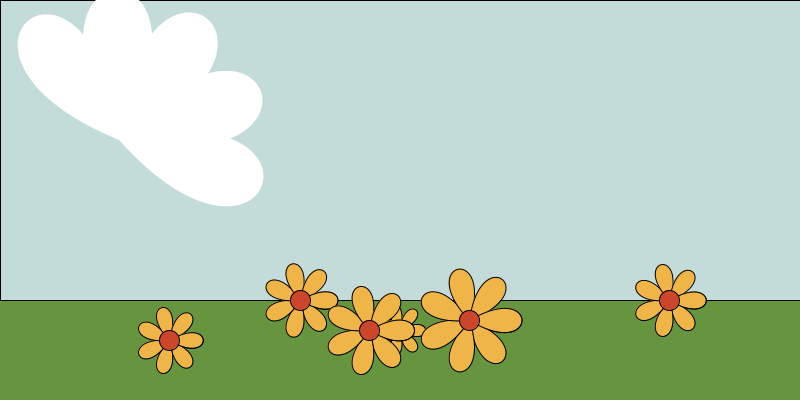
Frame 1 (no input)
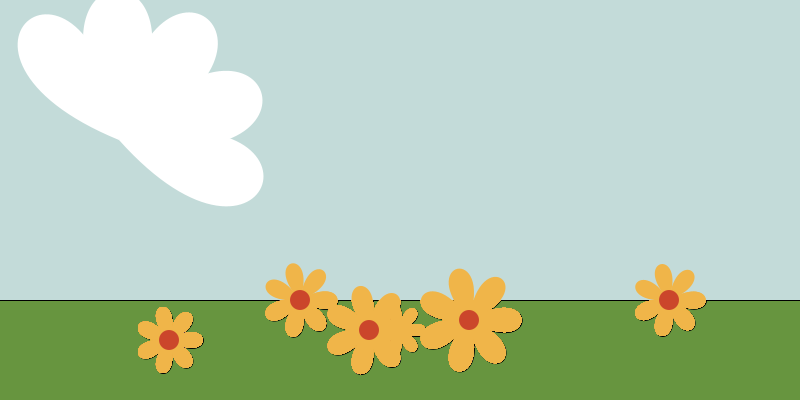
Frame 60 (the mouse pressed at the canvas centre just before this capture)
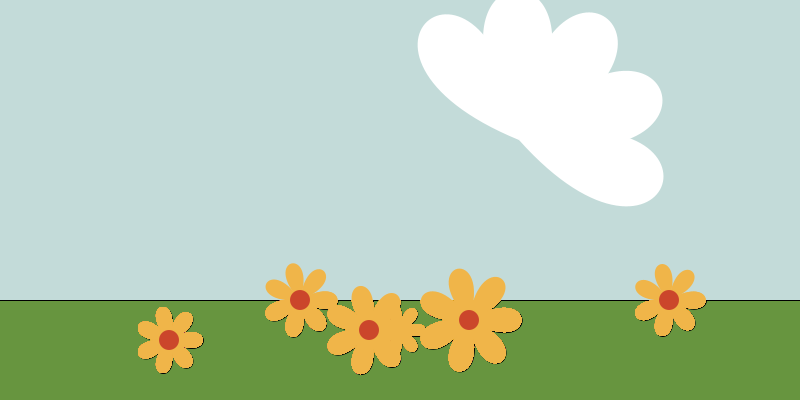
Frame 120 (the mouse held since frame 60 and released just before this capture)

The Processing sketch that drew these frames (run headless with seeded random() and noise(); from frame 60 on, the mouse is pressed at the canvas centre):

// Processing sketch: processing_57586
// ── processing_57586.pde

//field of dreams
//ariel leath
//march 26th

float petalDia=60;
float myCloud = 200;
float myPetal=50;
float myMiddle=20;
float bloomPetals = 7;
color petalColor=#F0B549;
color midColor=#CB462B;
color skyColor=#C3DBD9;
float cloudBlobs = 5;
int xPosition;

void setup() {
  size (800, 400);
  background (#67953F);
  smooth ();
  //strokeWeight(2);
  //noStroke();
}

void draw() {
  fill(skyColor); //sky blue
  rect(0, 0, 800, 300); //"the sky" aka a rectangle
  translate(300, 300); //relative placing of flowers
  myPetal = 50; //initial size of flower
  doFlowers(myPetal); //calling the flowers and placing them in different spots
  translate(99, 30);
  doFlowers(35);
  translate(-30, 0);
  doFlowers(60);
  translate(300, -30);
  doFlowers(49);
  translate(-200, 20);
  doFlowers(70);
  translate(-300, 20);
  doFlowers(45);
  noStroke();
  translate(xPosition-50,-200);
  rotate(180); //i cant get this to straighten out >:(
  //myCloud=myCloud;
  doCloud(myCloud);
  noFill();
  noStroke();
}

void doFlowers(float petalRad) { //making flowers
  pushMatrix(); 
  fill (petalColor);
  for (float i = 0; i<360; i=i+(360.0/bloomPetals)) { //creating multiple petals
    pushMatrix(); 
    rotate(radians(i)); //rotate by number of radians specified earlier
    bezier(0, 0, petalRad, petalRad*-.6, petalRad, petalRad*.6, 0, 0); //bezier - a line that curves before it ends
    popMatrix();
  }
  fill(midColor); // middle of flowers
  float midDia=20;
  ellipse(0, 0, midDia, midDia);
  noFill();
  popMatrix();
}

void doCloud (float cloudBlob){
  pushMatrix();
  //noStroke();
  fill(255);
  for(float c = 0; c<180; c=c+(180.0/cloudBlobs)){
    pushMatrix();
    rotate (radians(c));
    bezier(0,0,cloudBlob,cloudBlob*-.6,cloudBlob,cloudBlob*.6,0,0);
    popMatrix();
  }
  popMatrix(); 
  //makes the cloud follow the mouse aka "float" across the screen...
  if(mouseX>25 && mouseX<width-25){
    xPosition=mouseX;
   }
}
